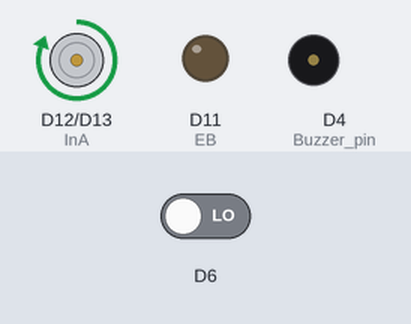
Bench run of a sketch on a simulated Arduino Due. Parts: motor-driver pin pairs drawn as motors (green arrow = first pin HIGH = forward, orange = second pin HIGH = backward, longer = more drive, scaled by the enable pin), output pins drawn as LEDs (lit = HIGH), buzzer (waves = sounding, pin HIGH). The test bench sets the inputs (shaded band); at power-on: D6 LOW. What the sketch prints to the serial monitor is not drawn.

Above: at 0.2 s.
Timing chart, 0 to 1.7 s (numbered marks = the images above):
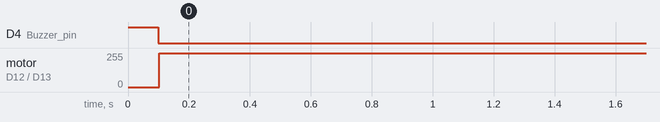

The sketch:

Sketch1.ino
```cpp
#include "CServoDC.h"
#include <DueTimer.h>
#define InA 12
#define InB 13
#define EA 10
#define  EB 11
#define ROT 768
int controlP = 13;
int controlD = 60;
int Buzzer_pin = 4;
int dspeed = 10;
int newpos = 50;
#define SPEED_MAX 254
#define SPEED_MIN -254
void setup() {
	// put your setup code here, to run once:
	pinMode(Buzzer_pin, OUTPUT);
	digitalWrite(Buzzer_pin, 1);
	delay(100);
	pinMode(InA, OUTPUT);
	pinMode(InB, OUTPUT);
	pinMode(EA, OUTPUT);
	pinMode(EB, OUTPUT);
	pinMode(6, INPUT);
	pinMode(7, INPUT);
	//set speed
	setSpeedA(0);
	Serial.begin(115200);
	Timer2.attachInterrupt(readEncoder);
	Timer2.start(20); // Calls every 20us
	Timer3.attachInterrupt(readSpeed);
	Timer3.start(2000); // Calls every 2ms
	digitalWrite(Buzzer_pin, 0);

}


void setSpeedA(int ispeed)// from -255 to 255
{
	if (ispeed < 0)
	{
		int speed = -ispeed;
		digitalWrite(InA, LOW);
		analogWrite(EA, uint(speed));
	}
	else
	{
		int speed = ispeed;
		digitalWrite(InA, HIGH);
		analogWrite(EA, uint(speed));
	}
}
bool oldPinA;
int encoderVal = 0;

void readEncoder()
{
	bool newpinA = digitalRead(6);
	if (newpinA&&(!oldPinA))
	{
		if (digitalRead(7))
			encoderVal++;
		else
			encoderVal--;
		//Serial.println(encoderVal);
	}
	//else Serial.write('.');
	oldPinA = newpinA;
}
int oldEncoderVal = 0;
int realSpeed = 0;
int oldSpeed;
void readSpeed()
{
	realSpeed = encoderVal - oldEncoderVal;
	oldEncoderVal = encoderVal;
	int newspeed = (newpos - encoderVal) * controlP - realSpeed*controlD;
	if (newspeed > 255)newspeed = 255;
	if (newspeed < -255)newspeed = -255;
	if (oldSpeed != newspeed)
	{
		setSpeedA(newspeed);
		oldSpeed = newspeed;

		//if (encoderVal > newpos + 1)Serial.println(encoderVal);
	}
	Serial.println(realSpeed);
}
String inString = "";
void readCommand()
{
	while (Serial.available() > 0) {
		int inChar = Serial.read();
		if (isDigit(inChar)) {
			// convert the incoming byte to a char and add it to the string:
			inString += (char)inChar;
		}
		// if you get a newline, print the string, then the string's value:
		if (inChar == '\n') {
			newpos = inString.toInt();
			Serial.println(controlD);
			inString = "";
		}
	}
}
int velo = -10;
void loop() {


	if (Serial.available())
	{
		readCommand();

	}
	//delay(5000);
	//newpos += 500;


}
```

CServoDC.cpp
```cpp
//
//
//

#include "CServoDC.h"

void CServoDCClass::init()
{


}


CServoDCClass CServoDC;
```

CServoDC.h
```cpp
// CServoDC.h

#ifndef _CSERVODC_h
#define _CSERVODC_h

#if defined(ARDUINO) && ARDUINO >= 100
	#include "Arduino.h"
#else
	#include "WProgram.h"
#endif

class CServoDCClass
{
 protected:


 public:
	void init();
};

extern CServoDCClass CServoDC;

#endif
```

Measured:
- by itself, motor on D12 (InA) / D13 (InB): stopped → forward 255/255 at 0.10 s
